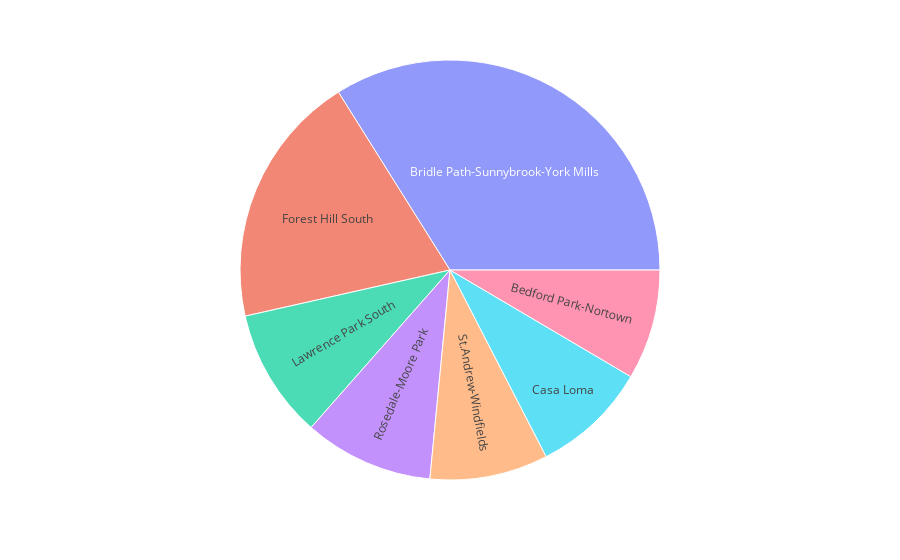

Source (notebook cell):
### Code cell
# Create the sunburst chart
# YOUR CODE HERE!
fig = px.sunburst(av, path=['neighbourhood'], values='average_house_value')
fig.show()

### Figure 1 — Plotly figure (JSON) as saved in the notebook; plotly's stock layout.template omitted (floating-point values rounded to 4 significant figures)
{"data": [{"branchvalues": "total", "domain": {"x": [0, 1], "y": [0, 1]}, "hovertemplate": "labels=%{label}<br>average_house_value=%{value}<br>parent=%{parent}<br>id=%{id}<extra></extra>", "ids": ["Bedford Park-Nortown", "Bridle Path-Sunnybrook-York Mills", "Casa Loma", "Forest Hill South", "Lawrence Park South", "Rosedale-Moore Park", "St.Andrew-Windfields"], "labels": ["Bedford Park-Nortown", "Bridle Path-Sunnybrook-York Mills", "Casa Loma", "Forest Hill South", "Lawrence Park South", "Rosedale-Moore Park", "St.Andrew-Windfields"], "name": "", "parents": ["", "", "", "", "", "", ""], "type": "sunburst", "values": [1295007, 5178477, 1365503, 2994295, 1522732, 1522193, 1390616]}], "layout": {"legend": {"tracegroupgap": 0}, "margin": {"t": 60}}}
